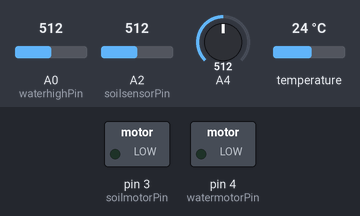
Bench run of a sketch on a simulated Arduino Uno, built with avr-gcc and run on an emulated ATmega328P. Shown: switched loads named in the sketch (green lamp = pin HIGH). The test bench sets the inputs (shaded band); at power-on: A2 (soilsensorPin) = 512, A4 = 512, A0 (waterhighPin) = 512, temperature 24 °C. No radio packets arrive unless stated; what the sketch prints to the serial monitor is not drawn.

Above: at 1.5 s.
1.6 s: A2 (soilsensorPin) set to 784
12.0 s: A2 (soilsensorPin) set to 811
At 22.6 s:
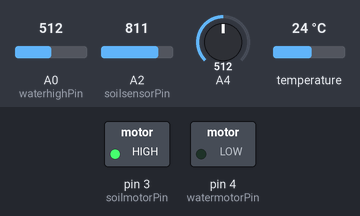
23.2 s: A4 set to 705
33.8 s: A4 set to 726
At 44.7 s:
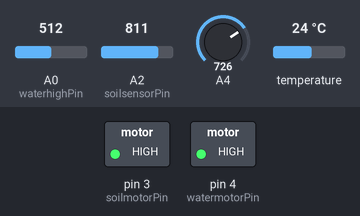
45.0 s: A2 (soilsensorPin) set to 790
At 55.7 s:
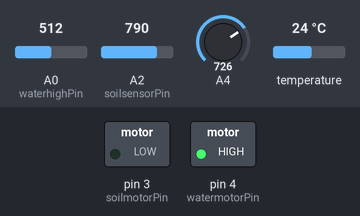
Timing chart, 0 to 57.2 s (numbered marks = the images above; inputs shaded):
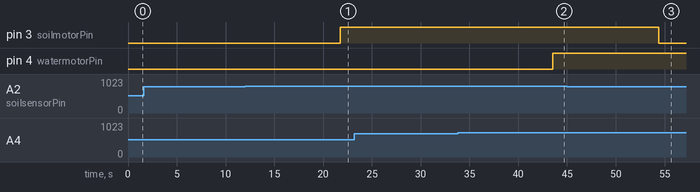

The sketch:

Aquaponics.ino
```cpp
#include <OneWire.h>//引入水溫感應函式庫
#include <DallasTemperature.h> //引入水溫感應函式庫
#include <SPI.h>//引入通訊函式庫
#include <RH_RF95.h>//引入LoRa函式庫
#define _baudrate   9600 //定義鮑率
#define DQ_Pin 6//定義水溫感測器針腳
const int soilsensorPin=2;//定義土壤濕度感應器腳位
const int soilmotorPin=3;//定義土壤澆水馬達腳位
const int watermotorPin=4;//定義淨水器抽水馬達腳位
const int waterhighPin=0;//定義水位感應器腳位
const int senosensorPin=4;//定義水質濁度感應器腳位
int datalen;//定義資料長度
OneWire oneWire(DQ_Pin);//定義水溫感測腳位
DallasTemperature sensors(&oneWire);//定義水溫感測參數

RH_RF95 rf95;//定義縮寫

void setup()
{
  pinMode(soilsensorPin,INPUT);//土壤濕度感應器腳位設定為輸入
  pinMode(soilmotorPin, OUTPUT);//土壤澆水馬達腳位設定為輸出
  pinMode(watermotorPin, OUTPUT);//淨水器抽水馬達腳位設定為輸出
  Serial.begin(_baudrate);//設定初始化鮑率
  sensors.begin();//水溫感測器初始化
  if (!rf95.init())
    Serial.println("LoRa初始化失敗");//初始化LoRa模組（若失敗則印出LoRa初始化失敗）
}

void loop()
{
  int senosensorValue = analogRead(A4);//定義濁度讀入腳位
  int volt = 0;//定義警告狀態變數正常=0,異常=1
  float voltage = senosensorValue * (5.0 / 1024.0); // 將讀入數值作轉換方便後續使用
  Serial.print("濁度-->");
  Serial.println(voltage); //監視器顯示濁度數值
  if(voltage > 3.5){
    digitalWrite(watermotorPin,HIGH);//水質濁度大於3.5則將水抽入淨水器
    int volt = 1;//水質異常，更改變數為1。
  }else{
    digitalWrite(watermotorPin,LOW);//水質乾淨則不需抽水
    int volt = 0;//水質正常，不需通知，更改變數為0
  }
  String vol = String(volt);//轉換型態，方便後續LoRa發送

  int moist;//變數土壤濕度int moist;
  int moi = 0;//定義警告狀態變數正常=0,異常=1
  moist = analogRead(soilsensorPin);//定義土壤濕度讀入腳位
  Serial.print("土壤濕度-->");
  Serial.println(moist);//監視器顯示土壤乾燥數值
  if (moist > 800) {
       digitalWrite(soilmotorPin,HIGH); //土壤乾燥程度大於800則將水抽出灌溉
       moi = 1;//濕度異常，更改變數為1。
  }else{
      digitalWrite(soilmotorPin,LOW);  //土壤乾燥程度低於800則不需抽水
        moi = 0;//濕度正常，不需通知，更改變數為0
   }
   String mois = String(moi);//轉換型態，方便後續LoRa發送


  sensors.requestTemperatures();//呼叫溫度感測函數
  Serial.print("水溫-->");
  Serial.println(sensors.getTempCByIndex(0));//監視器顯示溫度
  int water_tmp = sensors.getTempCByIndex(0);
  int temh = 0;//定義警告狀態變數正常=0,異常=1
  if(sensors.getTempCByIndex(0)<20){
    temh = 1;//溫度異常，更改變數為1。
  }else if(sensors.getTempCByIndex(0)>20 && sensors.getTempCByIndex(0)<30){
    temh = 0;
  }else if(sensors.getTempCByIndex(0)>30){
    temh = 1;//溫度異常，更改變數為1。
  }
  String tem = String(temh);//轉換型態，方便後續LoRa發送


  int waterhigh;//變數水位高度
  int whl = 0;//定義警告狀態變數正常=0,異常=1
  waterhigh = analogRead(waterhighPin);//定義水位讀入腳位
  Serial.print("水位高度-->");
  Serial.println(waterhigh);//監視器顯示水位數值
  if (waterhigh > 480) {
    Serial.println("High Level");//若水位數值大於480則監視器顯示High level
    whl=1;//水位異常，更改變數為1。
  }
  else if ((waterhigh > 340) && (waterhigh <= 480)) {
    Serial.println("Middle Level");//若水位數值介於340~480間則監視器顯示Middle level
    whl=0;//水位正常，不需通知，更改變數為0
  }
  else if ((waterhigh > 100) && (waterhigh <=340)){
    Serial.println("Low Level");//若水位數值介於100~340間則監視器顯示low level
    whl=1;//水位異常，更改變數為1。
  }
  else if (waterhigh <=100){
    Serial.println("NO Water");//若水位數值低於100則監視器顯示No water
    whl=1;//水位異常，更改變數為1。
  }
  String wh = String(whl);//轉換型態，方便後續LoRa發送

  //上傳至物聯網監測網站(透過LoRa）
  String data =  vol + " " + moi + " " + tem + " " + wh + " ";//將資料打包成一串
  Serial.print(data);//將資料印出檢查
  datalen = data.length()+1;//確定資料長度
  char d[datalen];//建立資料串
  data.toCharArray(d, datalen); //字串轉陣列
  Serial.println("Sending to rf95_server");//印出發送訊息檢查
  rf95.send(d, sizeof(d));//發送資料
  rf95.waitPacketSent();//等待資料送出

  delay(10000);//10秒鐘重新檢查一次
}
```

Measured:
- the behaviour switches between 800 and 801 on A2 (soilsensorPin) (found by bisection; images 0 and 1)
- the behaviour switches between 716 and 717 on A4 (found by bisection; images 1 and 2)
- after the input at 1.6 s, every drawn part: stays the same
- after the input at 12.0 s, pin 3 (soilmotorPin): LOW → HIGH after 9.8 s
- after the input at 23.2 s, every drawn part: stays the same
- after the input at 33.8 s, pin 4 (watermotorPin): LOW → HIGH after 9.7 s
- after the input at 45.0 s, pin 3 (soilmotorPin): HIGH → LOW after 9.4 s
